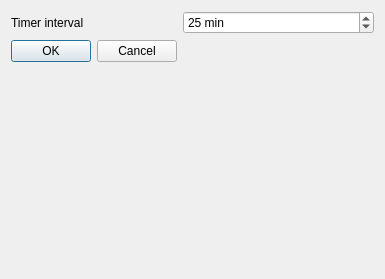
<?xml version="1.0" encoding="UTF-8"?>
<ui version="4.0">
 <class>SettingsDialog</class>
 <widget class="QDialog" name="SettingsDialog">
  <property name="geometry">
   <rect>
    <x>0</x>
    <y>0</y>
    <width>385</width>
    <height>279</height>
   </rect>
  </property>
  <property name="windowTitle">
   <string>Settings</string>
  </property>
  <layout class="QFormLayout" name="formLayout">
   <item row="2" column="0">
    <widget class="QDialogButtonBox" name="buttonBox">
     <property name="orientation">
      <enum>Qt::Orientation::Horizontal</enum>
     </property>
     <property name="standardButtons">
      <set>QDialogButtonBox::StandardButton::Cancel|QDialogButtonBox::StandardButton::Ok</set>
     </property>
    </widget>
   </item>
   <item row="0" column="0">
    <widget class="QLabel" name="label">
     <property name="text">
      <string>Timer interval</string>
     </property>
    </widget>
   </item>
   <item row="0" column="1">
    <widget class="QSpinBox" name="spinBoxTimer">
     <property name="suffix">
      <string> min</string>
     </property>
     <property name="minimum">
      <number>5</number>
     </property>
     <property name="maximum">
      <number>120</number>
     </property>
     <property name="value">
      <number>25</number>
     </property>
    </widget>
   </item>
  </layout>
 </widget>
 <resources/>
 <connections>
  <connection>
   <sender>buttonBox</sender>
   <signal>accepted()</signal>
   <receiver>SettingsDialog</receiver>
   <slot>accept()</slot>
   <hints>
    <hint type="sourcelabel">
     <x>248</x>
     <y>254</y>
    </hint>
    <hint type="destinationlabel">
     <x>157</x>
     <y>274</y>
    </hint>
   </hints>
  </connection>
  <connection>
   <sender>buttonBox</sender>
   <signal>rejected()</signal>
   <receiver>SettingsDialog</receiver>
   <slot>reject()</slot>
   <hints>
    <hint type="sourcelabel">
     <x>316</x>
     <y>260</y>
    </hint>
    <hint type="destinationlabel">
     <x>286</x>
     <y>274</y>
    </hint>
   </hints>
  </connection>
 </connections>
</ui>
